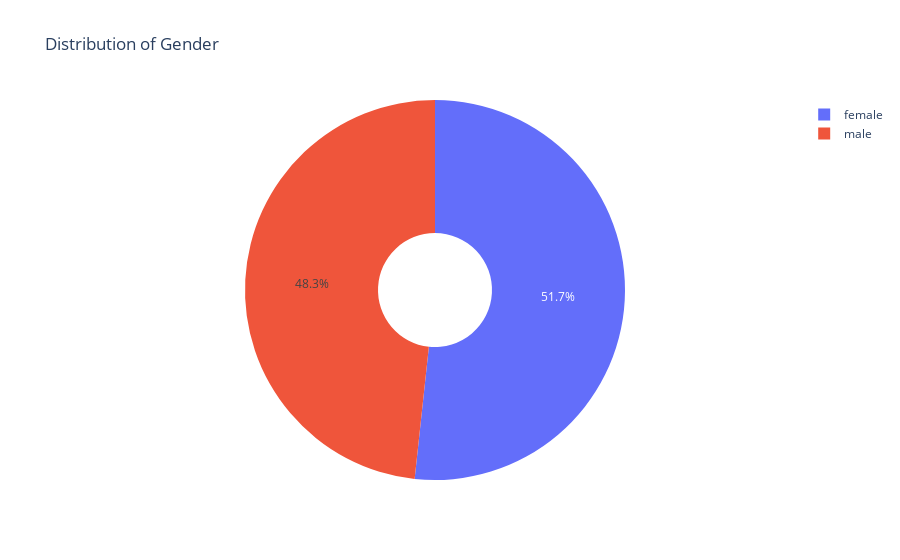

Write notebook code for a chart like this one.
### Markdown cell above
### Q1. Check the distribution of gender

### Code cell
count_gender = df['gender'].value_counts()

fig = go.Figure(data=[go.Pie(labels=count_gender.index, values=count_gender, textinfo='percent', 
                             hoverinfo='label+percent', hole=0.3)])

fig.update_layout(title='Distribution of Gender')

fig.show()

### Figure 1 — Plotly figure (JSON) as saved in the notebook; plotly's stock layout.template omitted (floating-point values rounded to 4 significant figures)
{"data": [{"hole": 0.3, "hoverinfo": "label+percent", "labels": ["female", "male"], "textinfo": "percent", "type": "pie", "values": [514, 480]}], "layout": {"title": {"text": "Distribution of Gender"}}}
